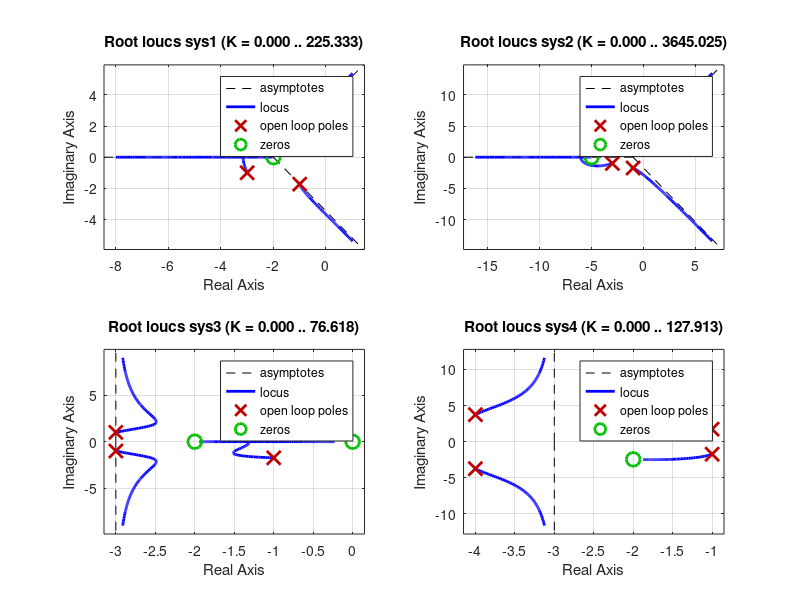

The MATLAB source for this figure:
clc; clear

disp('systems with only real poles')
s = tf('s');
sys1 = 1/(s+1);
sys2 = 1/((s+1)*(s+2));
sys3 = 1/((s+1)*(s+2)*(s+3));
sys4 = 1/((s+1)*(s+2)*(s+3)*(s+4));

figure(1)
set(gcf,'Position',[100 300 700 500])
subplot(2,2,1)
rlocus(sys1)
subplot(2,2,2)
rlocus(sys2)
subplot(2,2,3)
rlocus(sys3)
subplot(2,2,4)
rlocus(sys4)
pause

disp('systems with real and complex poles')
sys1 = 1/((s+3)*(s^2+4*s+4));
sys2 = 1/((s+1)*(s^2+4*s+4));
sys3 = 1/((s+3)*(s^2+4*s+8));
sys4 = 1/((s+1)*(s^2+4*s+8));

subplot(2,2,1)
rlocus(sys1)
subplot(2,2,2)
rlocus(sys2)
subplot(2,2,3)
rlocus(sys3)
subplot(2,2,4)
rlocus(sys4)
pause

disp('systems with real and complex poles and zeros')
sys1 = (s+2)/((s+1)*(s+3)*(s+4));
sys2 = (s+5)/((s+1)*(s+3)*(s+4));
sys3 = (s+1)/((s+2)*(s^2+6*s+10));
sys4 = (s+4)/((s+2)*(s^2+6*s+10));

subplot(2,2,1)
rlocus(sys1)
subplot(2,2,2)
rlocus(sys2)
subplot(2,2,3)
rlocus(sys3)
subplot(2,2,4)
rlocus(sys4)
pause

disp('other cases')
sys1 = (s+2)/((s^2+2*s+4)*(s^2+6*s+10));
sys2 = (s+5)/((s^2+2*s+4)*(s^2+6*s+10));
sys3 = s*(s+2)/((s^2+2*s+4)*(s^2+6*s+10));
sys4 = (s^2+4*s+10)/((s^2+2*s+4)*(s^2+8*s+30));

subplot(2,2,1)
rlocus(sys1)
subplot(2,2,2)
rlocus(sys2)
subplot(2,2,3)
rlocus(sys3)
subplot(2,2,4)
rlocus(sys4)
